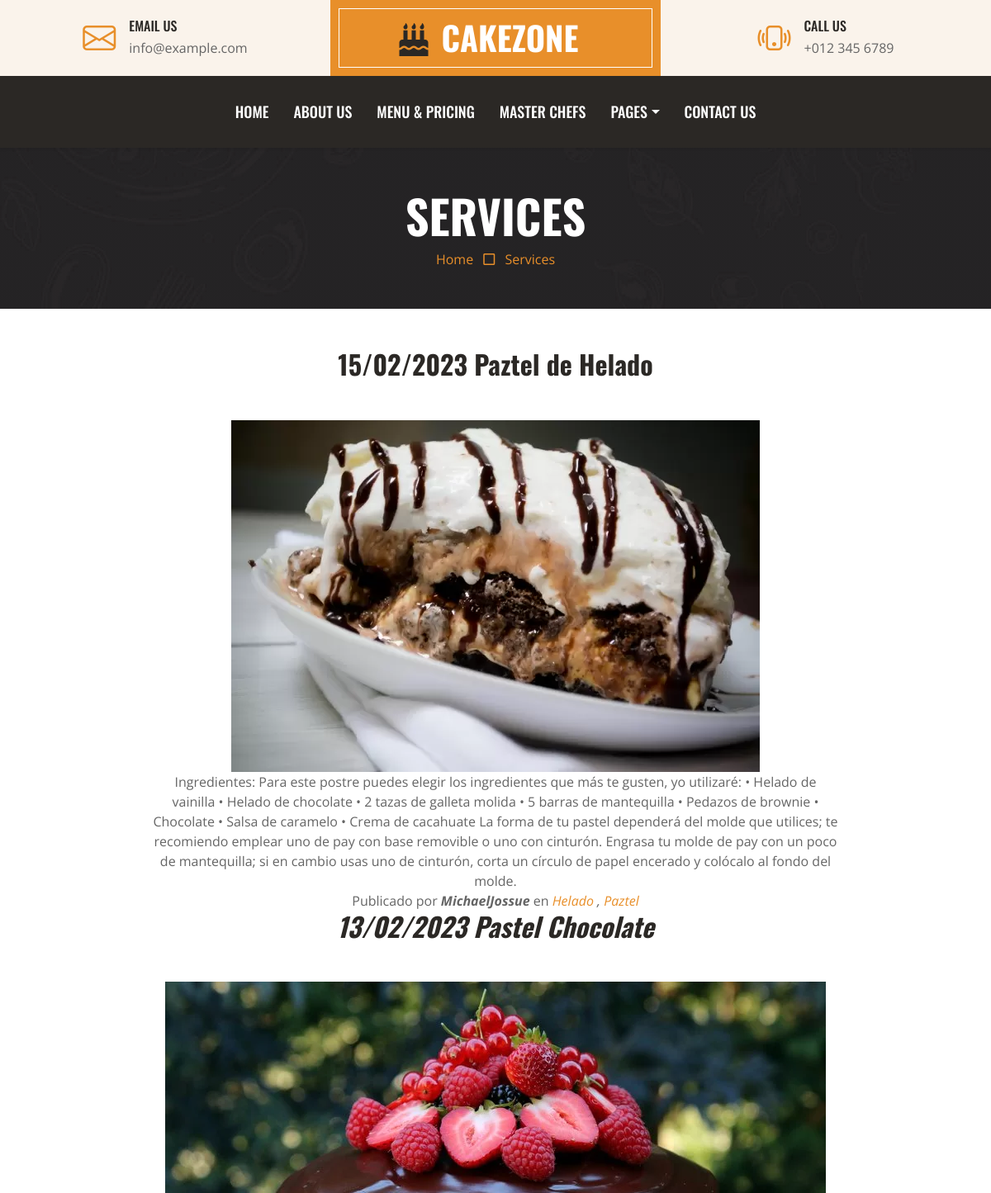
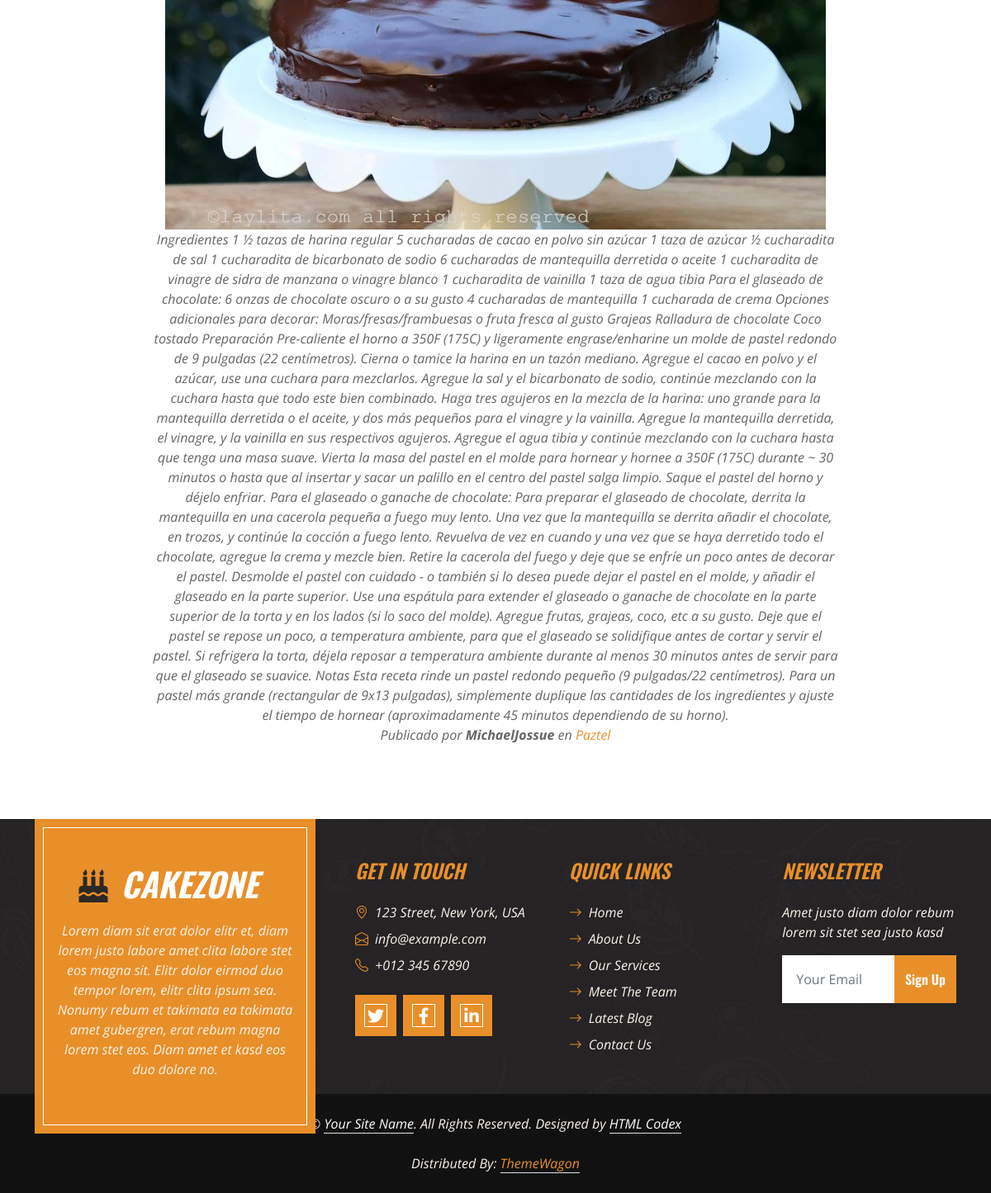
Page /services/category/1/ on the committed database (2 pictures, top to bottom).
### services/models.py (models this page shows, shortened)
class Services(models.Model):
    title= models.CharField(max_length=200, verbose_name="Titulo")
    content=models.TextField(verbose_name="Contenido")
    published=models.DateTimeField(verbose_name="Fecha de publicacion", default=now)
    image=models.ImageField(verbose_name="Imagen", upload_to="blogs")
    author=models.ForeignKey(User, verbose_name="Autor", on_delete=models.CASCADE)
    categories=models.ManyToManyField(Category, verbose_name="Categorias")
    created=models.DateTimeField(auto_now_add=True, verbose_name="Fecha de creacion")
    updated= models.DateTimeField(
        auto_now=True, verbose_name="fecha de edicion")
    class Meta:
        verbose_name="Receta"
        verbose_name_plural="Recetas"
        ordering = ["-created"]

class Category(models.Model):
    name=models.CharField(max_length=200, verbose_name="Nombre")
    created=models.DateTimeField(auto_now_add=True, verbose_name="Fecha de creacion")
    updated= models.DateTimeField(
        auto_now=True, verbose_name="fecha de edicion")
    class Meta:
        verbose_name = "Categoria"
        verbose_name_plural = "Categorias"
        ordering = ["-created"]

### services/views.py (the view)
# urls.py: path('category/<int:category_id>/', views.category, name ="category")
def category(request, category_id):
   category=get_object_or_404(Category, id=category_id)
   services=Services.objects.filter(categories=category)
   return render (request, "services/category.html", {'services': services})

### social/processors.py (called while the page is built)
def ctx_dict(request):
    ctx={}
    link=Link.objects.all()
    for links in link:
        ctx[links.key]= links.url #llenamos el diccionario
    return ctx

### services/templates/services/category.html (shortened to what this page needs)
{% extends 'core/base.html' %}
{%block content%}
{%load static%}
    <div class="container-fluid bg-dark bg-img p-5 mb-5">
        <div class="row">
            <div class="col-12 text-center">
                <h1 class="display-4 text-uppercase text-white">Services</h1>
                <a href="{%url 'home'%}">Home</a>
                <i class="far fa-square text-primary px-2"></i>
                <a href="{%url 'services'%}">Services</a>
            </div>
        </div>
    </div>
    {%for receta in services%}
    <section class="page-section cta">
      <div class="container">
        <div class="row">
          <div class="col-xl-9 mx-auto">
            <div class="cta-innerv text-center rounded">
              <h2 class="section-heading mb-5">
                <span class="section-heading-upper">{{receta.published|date:"SHORT_DATE_FORMAT"}}</span>
                <span class="section-heading-lower">{{receta.title}}</span>
              </h2>
              <p class="mb-0">
                <img class="mx-auto d-flex rounded img-fluid mb-3 mb-lg-0" src="{{receta.image.url}}" alt="">
              </p>
              <p class="mb-0 mbt">
                {{receta.content}}
              </p>
              <p class="mb-0 mbt">
                <span class="section-heading-under">Publicado por <em><b>{{receta.author}}</b></em> en
                {%for category in receta.categories.all%}
                <em><a href="{%url 'category' category.id %}"> {{category.name}} </a><em>{%if not forloop.last %},{%endif%}
                {%endfor%}
                 </span>
              </p>
            </div>
          </div>
        </div>
      </div>
    </section>
{%endfor%}
{%endblock%}

### core/static/core/css/style.css (style rules this page uses)
:root { --primary: #E88F2A; --secondary: #FAF3EB; --light: #FFFFFF; --dark: #2B2825; }
h1, h2, .font-weight-bold { font-weight: 700 !important; }
.bg-img { background: linear-gradient(rgba(43, 40, 37, .5), rgba(43, 40, 37, .5)), url(../img/bg.jpg) center center no-repeat; background-size: cover; }

### rows in the picture
Services: published "15/02/2023", title "Paztel de Helado", image (picture), content "Ingredientes: Para este postre puedes elegir los ingredientes que más te gusten, yo utilizaré: • Helado de vainilla • Helado de chocolate • 2 tazas de galleta molida • 5 barras de mantequilla • Pedazos de brownie • Chocolate • Salsa de caramelo • Crema de cacahuate La forma de tu pastel dependerá del molde que utilices; te recomiendo emplear uno de pay con base removible o uno con cinturón. Engrasa tu molde de pay con un poco de mantequilla; si en cambio usas uno de cinturón, corta un círculo de papel encerado y colócalo al fondo del molde.", author "MichaelJossue"
Category: name "Helado"
Category: name "Paztel"
Services: published "13/02/2023", title "Pastel Chocolate", image (picture), content "Ingredientes 1 ½ tazas de harina regular 5 cucharadas de cacao en polvo sin azúcar 1 taza de azúcar ½ cucharadita de sal 1 cucharadita de bicarbonato de sodio 6 cucharadas de mantequilla derretida o aceite 1 cucharadita de vinagre de sidra de manzana o vinagre blanco 1 cucharadita de vainilla 1 taza de agua tibia Para el glaseado de chocolate: 6 onzas de chocolate oscuro o a su gusto 4 cucharadas de mantequilla 1 cucharada de crema Opciones adicionales para decorar: Moras/fresas/frambuesas o fruta fresca al gusto Grajeas Ralladura de chocolate Coco tostado Preparación Pre-caliente el horno a 350F (175C) y ligeramente engrase/enharine un molde de pastel redondo de 9 pulgadas (22…", author "MichaelJossue"
